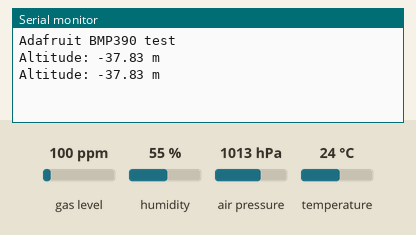
The sketch below on a simulated Arduino Uno, built with avr-gcc and run on an emulated ATmega328P. Shown: the last lines printed to the serial monitor. The test bench sets the inputs (shaded band); at power-on: air pressure 1013 hPa, gas level 100 ppm, humidity 55 %, temperature 24 °C.

Above: at 1.2 s.
1.3 s: air pressure set to 952 hPa
At 2.0 s:
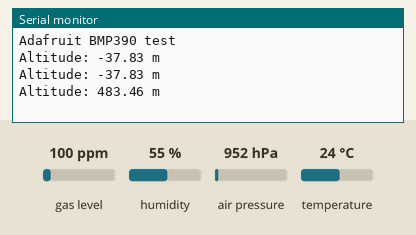
2.8 s: air pressure set to 975 hPa
At 3.3 s:
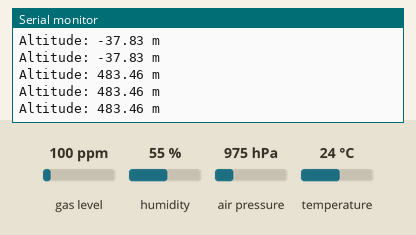
Timing chart, 0 to 5.8 s (numbered marks = the images above; inputs shaded):
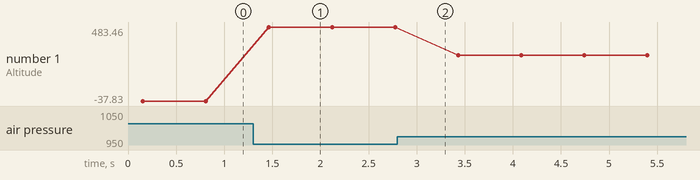

The sketch:

altimeter_test.ino
```cpp
#include "Adafruit_BMP3XX.h"

#define SEALEVELPRESSURE_HPA (1008.47)
/* The Avgerage pressure at mean sea-level (MSL)
in the International Standard Atmosphere (ISA) is 1013.25 hPa = 1 atm

Sea-level pressure in Delaware is 1008.47 hpa and is used for this code
*/

Adafruit_BMP3XX bmp;

void setup() {
  Serial.begin(115200);
  while (!Serial);
  Serial.println("Adafruit BMP390 test");

  if (!bmp.begin_I2C()) {   // hardware I2C mode, can pass in address & alt Wire
    Serial.println("Could not find a valid BMP3 sensor, check wiring!");
    while (1);
  }

  // Set up oversampling and filter initialization
  bmp.setTemperatureOversampling(BMP3_OVERSAMPLING_8X);
  bmp.setPressureOversampling(BMP3_OVERSAMPLING_4X);
  bmp.setIIRFilterCoeff(BMP3_IIR_FILTER_COEFF_3);
  bmp.setOutputDataRate(BMP3_ODR_50_HZ);
}

void loop() {
  if (! bmp.performReading()) {
    Serial.println("Failed to perform reading :(");
    return;
  }

  Serial.print("Altitude: ");
  Serial.print(bmp.readAltitude(SEALEVELPRESSURE_HPA));
  Serial.println(" m");
  delay(500);
}
```

Measured:
- after the input at 1.3 s, the serial monitor: prints a new line after 0.17 s (image 1)
- plotted number 1: -37.83 → 483.46 after the input at 1.3 s, 483.46 → 283.82 after the input at 2.8 s
